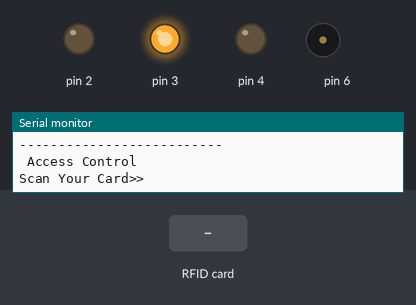
The sketch below on a simulated Arduino Uno, built with avr-gcc and run on an emulated ATmega328P. On the bench: output pins drawn as LEDs (lit = HIGH), buzzer (waves = sounding), the last lines printed to the serial monitor. Inputs (shaded band) come from the test bench. Pins used as bus, display or sensor lines are not drawn.

Above: at 1.2 s.
1.3 s: RFID card 93 D7 8A 3F held to the reader
At 2.1 s:
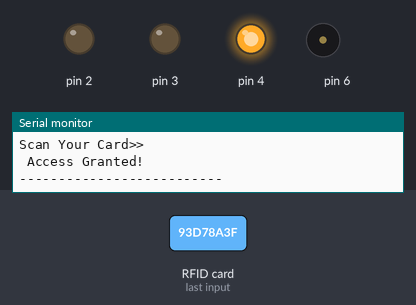
3.8 s: RFID card A3 D9 36 DA held to the reader
At 4.6 s:
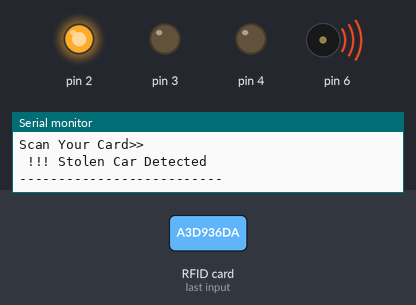
6.3 s: RFID card 5E 7A 19 C4 held to the reader
At 7.1 s:
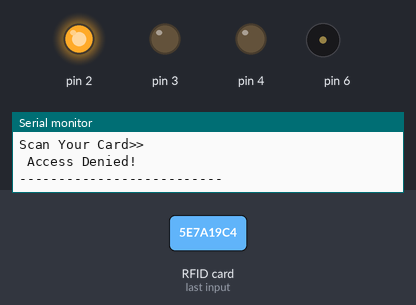
Timing chart, 0 to 9.3 s (numbered marks = the images above; inputs shaded):
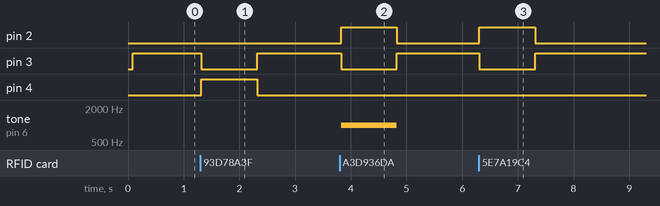

Measured:
- after the input at 1.3 s, pin 3: HIGH → LOW at once, → HIGH 1.0 s later; pin 4: LOW → HIGH at once, → LOW 1.0 s later
- after the input at 3.8 s, pin 2: LOW → HIGH at once, → LOW 1.0 s later; pin 3: HIGH → LOW at once, → HIGH 1.0 s later; tone on pin 6: silent → 1000 Hz at once, → silent 1.0 s later
- after the input at 6.3 s, pin 2: LOW → HIGH at once, → LOW 1.0 s later; pin 3: HIGH → LOW at once, → HIGH 1.0 s later

The sketch:

Toll_System.ino
```cpp
#include <SPI.h>
#include <MFRC522.h>
#define SS_PIN 10
#define RST_PIN 9
byte readCard[4];
String MasterTag = "93D78A3F";
String stolen="A3D936DA";
String tagID = "";
MFRC522 mfrc522(SS_PIN, RST_PIN);
void setup()
{pinMode(3,OUTPUT);
pinMode(2,INPUT);
pinMode(4,OUTPUT);
pinMode(6,OUTPUT);
pinMode(2,OUTPUT);
pinMode(7,INPUT);
  Serial.begin(9600);
  SPI.begin();
  mfrc522.PCD_Init();
  delay(4);
  mfrc522.PCD_DumpVersionToSerial();
  Serial.println("--------------------------");
  Serial.println(" Access Control ");
  Serial.println("Scan Your Card>>");
}
void pri(){
  Serial.println("Past Cars are: ");
}
void loop()
{digitalWrite(3,HIGH);
if(digitalRead(2)==HIGH){
  pri();
}
  while (getID()) {
    digitalWrite(3,LOW);
    if (tagID == MasterTag){
      digitalWrite(4,HIGH);
      Serial.println(" Access Granted!");
      Serial.println("--------------------------");
    }
    else if(stolen==tagID){
       digitalWrite(2,HIGH);
       tone(6,1000);
       Serial.println(" !!! Stolen Car Detected");
      Serial.println("--------------------------");
    }
    else{
      digitalWrite(2,HIGH);
      Serial.println(" Access Denied!");
      Serial.println("--------------------------");
    }
    delay(1000);
    noTone(6);
    digitalWrite(2,LOW);
    digitalWrite(3,HIGH);
    digitalWrite(4,LOW);

    Serial.println(" Access Control ");
    Serial.println("Scan Your Card>>");
  }
}
boolean getID()
{
  if ( ! mfrc522.PICC_IsNewCardPresent()) {
    return false;
  }
  if ( ! mfrc522.PICC_ReadCardSerial()) {
  return false;
  }
  tagID = "";
  for ( uint8_t i = 0; i < 4; i++) {
  tagID.concat(String(mfrc522.uid.uidByte[i], HEX));
  }
  tagID.toUpperCase();
  mfrc522.PICC_HaltA();
  return true;
}
```
